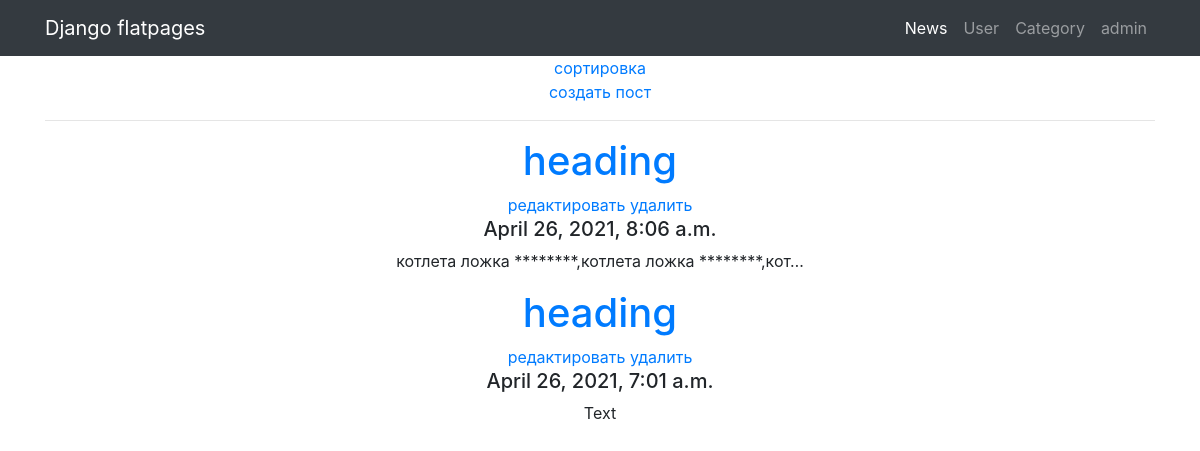
The app's page /, older data.
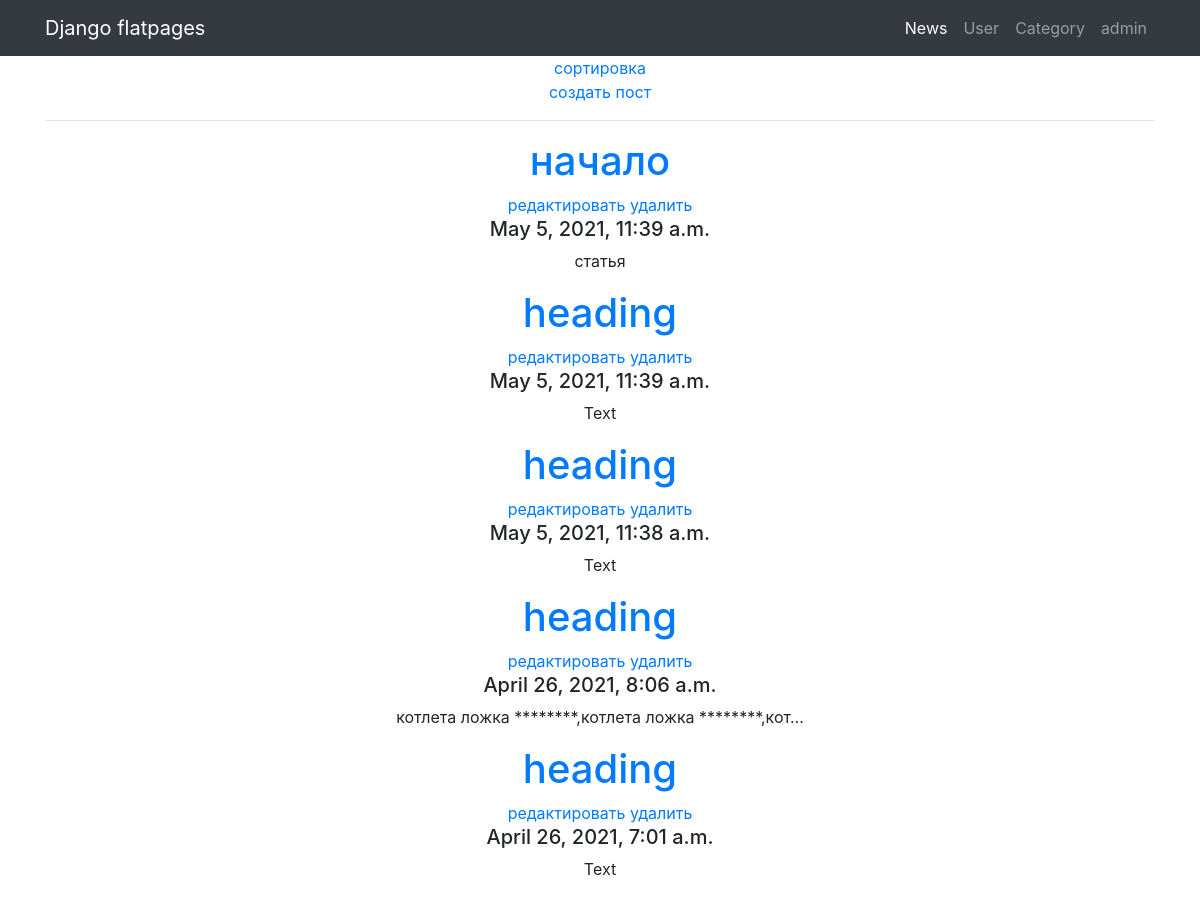
The same page, newer data.
### NewsPaper/models.py (models this page shows, shortened)
class Post(models.Model):
    author = models.ForeignKey(Author, on_delete=models.CASCADE)
    post_type = models.CharField(max_length=255, choices=Post_type, default=post)
    heading = models.CharField(max_length=255, default='heading')
    text = models.TextField(default='Text')
    category = models.ManyToManyField(Category, through='PostCategory')
    created_time = models.DateTimeField(auto_now_add=True)
    rating = models.IntegerField(default=0)

### NewsPaper/views.py (the view)
# urls.py: path('', PostList.as_view()),
class PostList(ListView):
    model = Post
    template_name = 'news.html'
    context_object_name = 'posts'
    queryset = Post.objects.order_by('-id')
    paginate_by = 5
    def get_context_data(self, **kwargs):
        context = super().get_context_data(**kwargs)
        context['is_author'] = self.request.user.groups.filter(name='authors').exists()
        return context

### NewsPaper/templatetags/filters.py (called while the page is built)
@register.filter(name='censor')
def censor(value, arg):
    if cens:
        for i in cens:
            value = value.replace(i, '*' * len(i))
    if arg:
        arg = arg.split()
        for y in arg:
            value = value.replace(y, '*' * len(y))
    return value

### templates/news.html (shortened to what this page needs)
{% extends 'flatpages/default.html' %}
{% load filters %}
{% block content %}
<a href="{% url 'search' %}">сортировка</a>
<br>
<a href="{% url 'AddPost' %}">создать пост</a>
<hr>
{% for post in posts%}
    <h1><a href="{% url 'news_d' post.id %}">{{ post.heading|censor:'тест' }}</a></h1>
    <a href="{% url 'EditPost' post.id %}">редактировать</a>
    <a href="{% url 'DeletePost' post.id %}">удалить</a>
    <h5>{{post.created_time}}</h5>
    <p>{{post.text|truncatechars:50|censor:'тест'}}</p>
{%endfor%}
{% endblock content %}

Row changes from the older to the newer data that the page shows:
added Post: heading|censor "начало", created_time "May 5, 2021, 11:39 a.m.", text|censor "статья"
added Post: heading|censor "heading", created_time "May 5, 2021, 11:39 a.m.", text|censor "Text"
added Post: heading|censor "heading", created_time "May 5, 2021, 11:38 a.m.", text|censor "Text"
